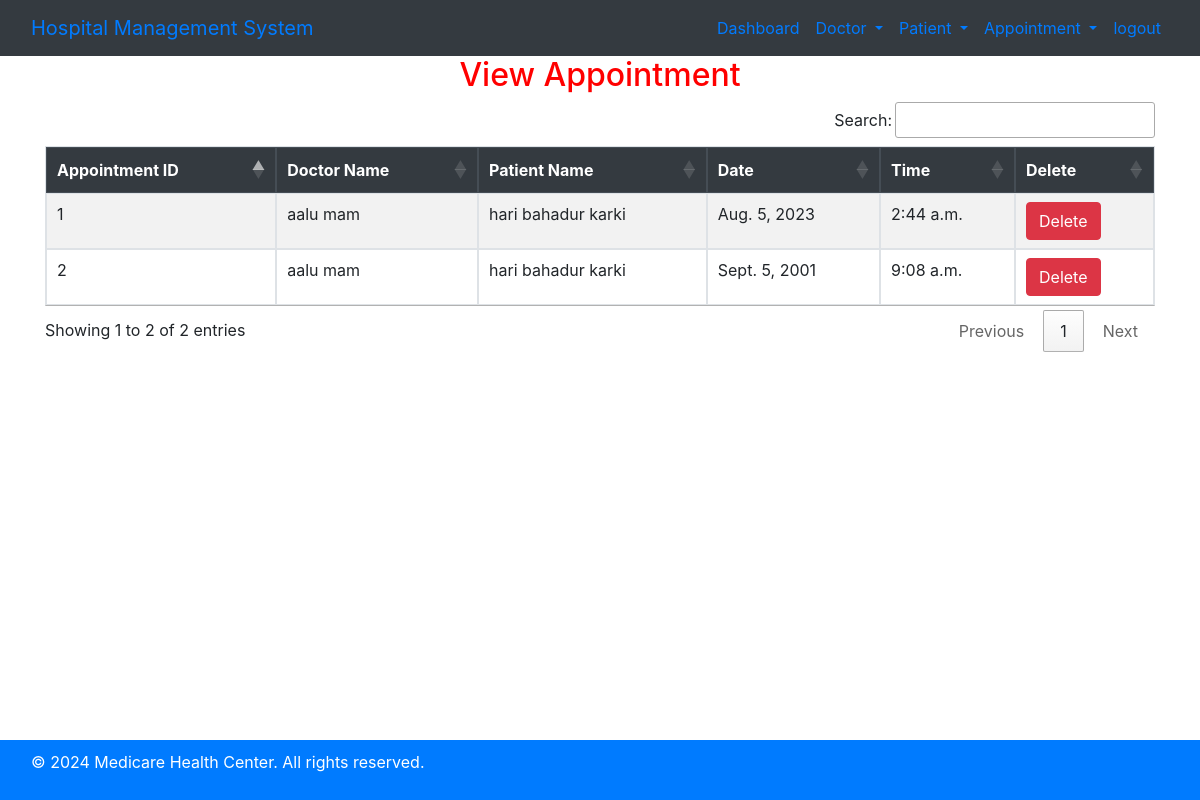
The page /view_appointment/ (signed in) on the database its author committed.
### hospital/models.py (models this page shows, shortened)
class Appointment(models.Model):
    Doctor = models.ForeignKey(Doctor,on_delete=models.CASCADE)
    Patient = models.ForeignKey(Patient, on_delete=models.CASCADE)
    date = models.DateField()
    time = models.TimeField()

class Doctor(models.Model):
    Name = models.CharField(max_length=50)
    mobile = models.IntegerField()
    special = models.CharField(max_length=50)

class Patient(models.Model):
    name = models.CharField(max_length=50)
    gender = models.CharField(max_length=10)
    mobile = models.IntegerField(null=True)
    address = models.TextField()

### hospital/views.py (the view)
# urls.py: path('view_appointment/',View_Appointment,name='view_appointment'),
def View_Appointment(request):
    if not request.user.is_staff:
        return redirect('login')
    doc = Appointment.objects.all()
    d = {'doc':doc}
    return render(request,'view_appointment.html',d)

### hospital/templates/view_appointment.html
{% include 'base.html' %}
{% include 'navigation.html' %}
<div class="container">
    <h2 class="text-center"  style="color:red;">View Appointment</h2>
    <table id="example" class="table table-bordered table-striped">
        <thead class="thead-dark">
            <tr>
                <th>Appointment ID</th>
                <th>Doctor Name</th>
                <th>Patient Name</th>
                <th>Date</th>
                <th>Time</th>
                <th>Delete</th>
            </tr>
        </thead>
        <tbody>
            {% for i in doc %}
            <tr>
                <td>{{i.id}}</td>
                <td>{{i.Doctor.Name}}</td>
                <td>{{i.Patient.name}}</td>
                <td>{{i.date}}</td>
                <td>{{i.time}}</td>
                <td>
                    <a href="{% url 'delete_patient' i.id %}" onclick="return confirm('Are you sure you want to delete?')" class="btn btn-danger">Delete</a>
                </td>
            </tr>
            {% endfor %}
        </tbody>
    </table>
</div>
{% include 'footer.html' %}

### rows shown on the page
Appointment: id "1", Doctor.Name "aalu mam", Patient.name "hari bahadur karki", date "Aug. 5, 2023", time "2:44 a.m."
Appointment: id "2", Doctor.Name "aalu mam", Patient.name "hari bahadur karki", date "Sept. 5, 2001", time "9:08 a.m."
